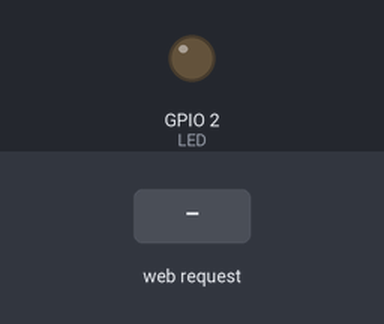
The sketch below on a simulated ESP32. On the bench: output pins drawn as LEDs (lit = HIGH). Dashed ring = blinking. The inputs (shaded band) are chosen by the test bench. WiFi joins after 1.5 s; servers stay silent unless stated; not simulated (calls return 0 or success): secrets.h; what the sketch prints to the serial monitor is not drawn.

Above: at 2.7 s.
2.8 s: HTTP request GET /led/blink received
At 3.1 s:
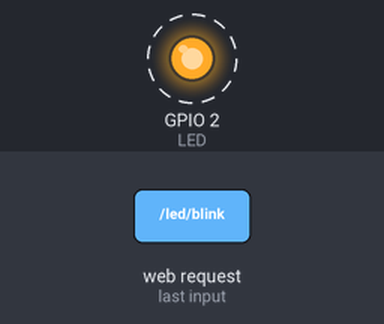
5.8 s: HTTP request GET /led/brightness?val=1 received
At 6.1 s:
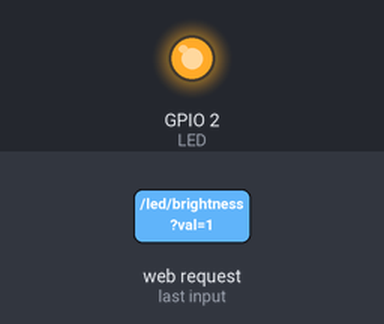
7.3 s: HTTP request GET /led/brightness?val=120 received
At 8.5 s:
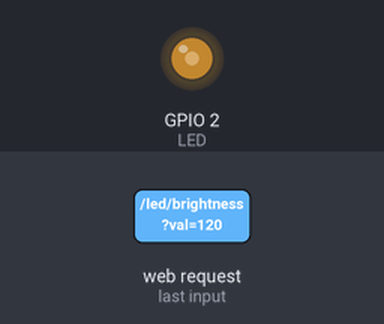
8.8 s: HTTP request GET /led/on received
At 9.6 s:
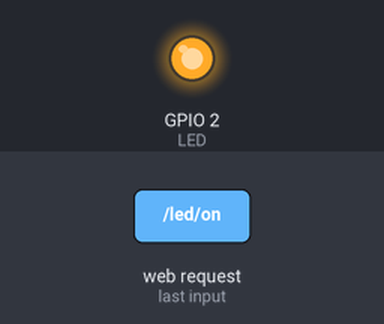
Timing chart, 0 to 11.3 s (numbered marks = the images above; inputs shaded):
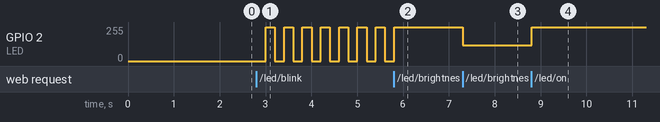

The sketch:

ESP32_Web_Server.ino
```cpp
#include <ESPAsyncWebServer.h>
#include "secrets.h"//to store wifi passwords before pushing on git
#include<WiFi.h>

AsyncWebServer server(80);
const int LED = 2;
bool blink = false;


const char* ssid = WIFI_SSID;
const char* password = WIFI_PASS;

const char* html = R"(<!DOCTYPE html>
<html lang="en">
<head>
    <meta charset="UTF-8">
    <meta name="viewport" content="width=device-width, initial-scale=1.0">
    <title>Digital Controller</title>

</head>
<style>
    h1 {
        font-family:system-ui, -apple-system, BlinkMacSystemFont, 'Segoe UI', Roboto, Oxygen, Ubuntu, Cantarell, 'Open Sans', 'Helvetica Neue', sans-serif;
        text-align: center;

    }

    .buttons{
        display: flex;
        height: 100vh;
        flex-direction: column;
        margin-top: 10%;
        gap: 10%;
        align-items: center;

    }

    button{
        width: 50%;
        height: 5%;
    }
    p {
        font-family: system-ui, -apple-system, BlinkMacSystemFont, 'Segoe UI', Roboto, Oxygen, Ubuntu, Cantarell, 'Open Sans', 'Helvetica Neue', sans-serif;
        color: red;
    }


</style>

<body>
    <h1>Digital GPIO Controller</h1>
    <div class="buttons">
<button id="bON">On</button>
    <button id="bOFF">Off</button>
    <input type="range" name="pwm" id="pwm" min="0" max="255">
    <button id="blk">blink</button>
    <p id="stat">Status</p>
    </div>
<script>
    document.getElementById("bON").addEventListener("click",function(){fetch("/led/on") .then(function(res){return res.text();}).then(function(data){document.getElementById("stat").innerText=data})});
    document.getElementById("bOFF").addEventListener("click",function(){fetch("/led/off").then(function(res){return res.text();}).then(function(data){document.getElementById("stat").innerText=data})});
    document.getElementById("pwm").addEventListener("input",function(){fetch("/led/brightness?val="+this.value)});
    document.getElementById("blk").addEventListener("click",function(){fetch("/led/blink").then(function(){document.getElementById("stat").innerText="Blinking"})});

</script>
</body>
</html>)";
void setup(){
  Serial.begin(115200);
  ledcSetup(0, 5000, 8);
  ledcAttachPin(LED, 0);


  WiFi.mode(WIFI_STA);
  WiFi.begin(ssid,password);
  Serial.println("connecting to WiFi ");
  while(WiFi.status() != WL_CONNECTED){
    delay(500);
    Serial.print(".");
  }
  Serial.println("connected to the WiFi");
  Serial.println("IP : ");
  Serial.print(WiFi.localIP());

  server.on("/",HTTP_GET, [](AsyncWebServerRequest *request){
    request->send(200,"text/html",html);
  });

  server.on("/led/blink",HTTP_GET,[](AsyncWebServerRequest *request){
    blink = true;
    request -> send(200,"text/plain","blining success");
  });
  server.on("/led/brightness",HTTP_GET,[] (AsyncWebServerRequest *request){
    int val = request->getParam("val")->value().toInt();
    blink = false;
    ledcWrite(0,val);
    request->send(200,"text/plain","PWM value set");
  });

  server.on("/led/on", HTTP_GET, [](AsyncWebServerRequest *request){
    ledcWrite(0,255);
    blink = false;
    request->send(200,"text/plain","LED is ON");
  });
  server.on("/led/off",HTTP_GET,[](AsyncWebServerRequest *request){
    blink = false;
    ledcWrite(0,0);

    request->send(200,"text/plain","LED is OFF");

  });
  server.begin();
}

void loop(){
  unsigned long lastTime = 0;
  bool ledState = false;
  while(blink){
    if(millis()-lastTime>=200){
      lastTime = millis();
      ledState = !ledState;
      ledcWrite(0, ledState? 0:255);
    }
  }

}
```

Measured:
- after the input at 2.8 s, GPIO 2 (LED): alternates 255/255 for 0.20 s and 0/255 for 0.20 s, starting after 0.20 s
- after the input at 5.8 s, GPIO 2 (LED): goes on until 5.8 s, then stays 255/255
- after the input at 7.3 s, GPIO 2 (LED): 255/255 → 120/255 at once
- after the input at 8.8 s, GPIO 2 (LED): 120/255 → 255/255 at once
